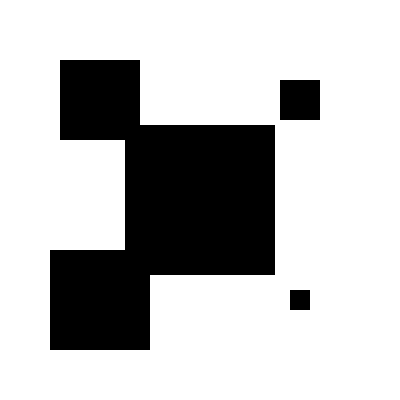
Frame 1 (no input)
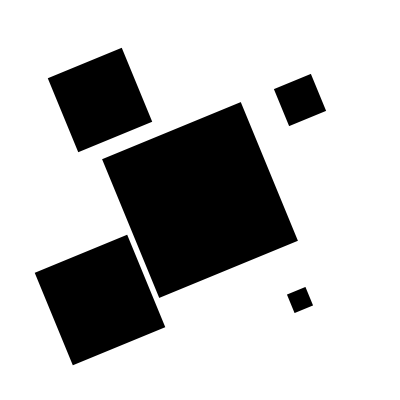
Frame 60 (the mouse pressed at the canvas centre just before this capture)
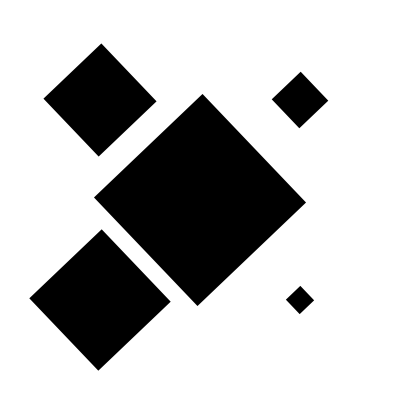
Frame 120 (the mouse held since frame 60 and released just before this capture)

The Processing sketch that drew these frames (run headless with seeded random() and noise(); from frame 60 on, the mouse is pressed at the canvas centre):

// Processing sketch: sketch_32
// ── sketch_32.pde
// episode #32 fun programming
// use a function to simplify a program

float r = 0;

void setup() {
  size(400,400);
  noStroke();
  fill(0);
  rectMode(CENTER);
}

void draw_rotating_rectangle(float x, float y, float rect_size) {
  translate(x,y);
  rotate(r);
  rect(0,0,rect_size,rect_size);
  resetMatrix();
}


void draw() {
  background(255);
  draw_rotating_rectangle(100,100,80);
  draw_rotating_rectangle(300,100,40);
  draw_rotating_rectangle(100,300,100);
  draw_rotating_rectangle(300,300,20);
  draw_rotating_rectangle(200,200,150);
  r = r + 0.02;  
}
